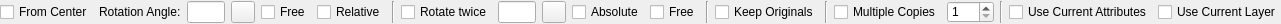
<?xml version="1.0" encoding="UTF-8"?>
<ui version="4.0">
 <class>LC_ModifyRotateOptions</class>
 <widget class="QWidget" name="LC_ModifyRotateOptions">
  <property name="geometry">
   <rect>
    <x>0</x>
    <y>0</y>
    <width>1281</width>
    <height>24</height>
   </rect>
  </property>
  <property name="sizePolicy">
   <sizepolicy hsizetype="Preferred" vsizetype="Preferred">
    <horstretch>0</horstretch>
    <verstretch>0</verstretch>
   </sizepolicy>
  </property>
  <property name="minimumSize">
   <size>
    <width>128</width>
    <height>22</height>
   </size>
  </property>
  <property name="maximumSize">
   <size>
    <width>16777215</width>
    <height>16777215</height>
   </size>
  </property>
  <property name="windowTitle">
   <string>Move Rotate Options</string>
  </property>
  <layout class="QGridLayout" name="gridLayout">
   <property name="leftMargin">
    <number>0</number>
   </property>
   <property name="topMargin">
    <number>1</number>
   </property>
   <property name="rightMargin">
    <number>0</number>
   </property>
   <property name="bottomMargin">
    <number>1</number>
   </property>
   <item row="0" column="20">
    <spacer name="horizontalSpacer">
     <property name="orientation">
      <enum>Qt::Horizontal</enum>
     </property>
     <property name="sizeHint" stdset="0">
      <size>
       <width>0</width>
       <height>20</height>
      </size>
     </property>
    </spacer>
   </item>
   <item row="0" column="16">
    <widget class="QSpinBox" name="sbNumberOfCopies">
     <property name="toolTip">
      <string>Number of copies</string>
     </property>
     <property name="minimum">
      <number>1</number>
     </property>
     <property name="maximum">
      <number>100</number>
     </property>
    </widget>
   </item>
   <item row="0" column="6">
    <widget class="Line" name="line_2">
     <property name="frameShadow">
      <enum>QFrame::Sunken</enum>
     </property>
     <property name="lineWidth">
      <number>1</number>
     </property>
     <property name="orientation">
      <enum>Qt::Vertical</enum>
     </property>
    </widget>
   </item>
   <item row="0" column="18">
    <widget class="QCheckBox" name="cbCurrentAttr">
     <property name="toolTip">
      <string>If checked, current attributes will be applied to created entities, othewise original ones will be used. </string>
     </property>
     <property name="text">
      <string>Use Current Attributes</string>
     </property>
    </widget>
   </item>
   <item row="0" column="14">
    <widget class="Line" name="line_3">
     <property name="orientation">
      <enum>Qt::Vertical</enum>
     </property>
    </widget>
   </item>
   <item row="0" column="2">
    <widget class="QLineEdit" name="leAngle">
     <property name="sizePolicy">
      <sizepolicy hsizetype="Preferred" vsizetype="Preferred">
       <horstretch>0</horstretch>
       <verstretch>0</verstretch>
      </sizepolicy>
     </property>
     <property name="maximumSize">
      <size>
       <width>60</width>
       <height>16777215</height>
      </size>
     </property>
     <property name="toolTip">
      <string>Angle to rotate entity around rotation center point</string>
     </property>
    </widget>
   </item>
   <item row="0" column="12">
    <widget class="Line" name="line">
     <property name="frameShadow">
      <enum>QFrame::Sunken</enum>
     </property>
     <property name="lineWidth">
      <number>1</number>
     </property>
     <property name="midLineWidth">
      <number>0</number>
     </property>
     <property name="orientation">
      <enum>Qt::Vertical</enum>
     </property>
    </widget>
   </item>
   <item row="0" column="3">
    <widget class="QToolButton" name="tbPickAngle">
     <property name="toolTip">
      <string>Pick rotation angle from drawing</string>
     </property>
     <property name="text">
      <string/>
     </property>
     <property name="icon">
      <iconset resource="../../../../res/icons/icons.qrc">
       <normaloff>:/icons/interactive_pick_angle.lci</normaloff>:/icons/interactive_pick_angle.lci</iconset>
     </property>
    </widget>
   </item>
   <item row="0" column="15">
    <widget class="QCheckBox" name="cbMultipleCopies">
     <property name="toolTip">
      <string>Multiple copies will be created if checked.</string>
     </property>
     <property name="text">
      <string>Multiple Copies</string>
     </property>
    </widget>
   </item>
   <item row="0" column="10">
    <widget class="QCheckBox" name="cbAbsoluteRefAngle">
     <property name="toolTip">
      <string>If absolute, reference point will be rotated but entity will be rotated by second angle only, otherwise angles will summ up</string>
     </property>
     <property name="text">
      <string>Absolute</string>
     </property>
    </widget>
   </item>
   <item row="0" column="9">
    <widget class="QToolButton" name="tbPickAngle2">
     <property name="toolTip">
      <string>Pick second rotation angle from drawing</string>
     </property>
     <property name="text">
      <string/>
     </property>
     <property name="icon">
      <iconset resource="../../../../res/icons/icons.qrc">
       <normaloff>:/icons/interactive_pick_angle.lci</normaloff>:/icons/interactive_pick_angle.lci</iconset>
     </property>
    </widget>
   </item>
   <item row="0" column="13">
    <widget class="QCheckBox" name="cbKeepOriginals">
     <property name="toolTip">
      <string>If checked, original entities will be survive, otherwise they will be removed.</string>
     </property>
     <property name="text">
      <string>Keep Originals</string>
     </property>
    </widget>
   </item>
   <item row="0" column="7">
    <widget class="QCheckBox" name="cbTwoRotations">
     <property name="toolTip">
      <string>If checked, second rotation is around reference point</string>
     </property>
     <property name="text">
      <string>Rotate twice</string>
     </property>
    </widget>
   </item>
   <item row="0" column="19">
    <widget class="QCheckBox" name="cbCurrentLayer">
     <property name="toolTip">
      <string>If checked, new enties will be placed on current layer, otherwise they will be in original layers.</string>
     </property>
     <property name="text">
      <string>Use Current Layer</string>
     </property>
    </widget>
   </item>
   <item row="0" column="11">
    <widget class="QCheckBox" name="cbFreeRefAngle">
     <property name="toolTip">
      <string>Free selection of factor should be performed by mouse if checked.</string>
     </property>
     <property name="text">
      <string>Free</string>
     </property>
    </widget>
   </item>
   <item row="0" column="17">
    <widget class="Line" name="line_4">
     <property name="orientation">
      <enum>Qt::Vertical</enum>
     </property>
    </widget>
   </item>
   <item row="0" column="1">
    <widget class="QLabel" name="label">
     <property name="text">
      <string>Rotation Angle:</string>
     </property>
    </widget>
   </item>
   <item row="0" column="4">
    <widget class="QCheckBox" name="cbFreeAngle">
     <property name="toolTip">
      <string>Specifies whether angle is defined by entered value or by mouse position</string>
     </property>
     <property name="text">
      <string>Free</string>
     </property>
    </widget>
   </item>
   <item row="0" column="8">
    <widget class="QLineEdit" name="leAngle2">
     <property name="maximumSize">
      <size>
       <width>60</width>
       <height>16777215</height>
      </size>
     </property>
     <property name="toolTip">
      <string>Angle for additional rotation around refrence point</string>
     </property>
    </widget>
   </item>
   <item row="0" column="5">
    <widget class="QCheckBox" name="cbRelativeAngle">
     <property name="toolTip">
      <string>If selected, rotation angle is defined as relative angle to reference point, instead of absolute angle.</string>
     </property>
     <property name="text">
      <string>Relative</string>
     </property>
    </widget>
   </item>
   <item row="0" column="0">
    <widget class="QCheckBox" name="cbCenterPointFirst">
     <property name="toolTip">
      <string>If selected, first it is necessary to specify center point. Otherwise - reference point. </string>
     </property>
     <property name="text">
      <string>From Center</string>
     </property>
    </widget>
   </item>
  </layout>
 </widget>
 <tabstops>
  <tabstop>leAngle</tabstop>
  <tabstop>cbFreeAngle</tabstop>
  <tabstop>cbTwoRotations</tabstop>
  <tabstop>leAngle2</tabstop>
  <tabstop>cbFreeRefAngle</tabstop>
  <tabstop>cbKeepOriginals</tabstop>
  <tabstop>cbMultipleCopies</tabstop>
  <tabstop>sbNumberOfCopies</tabstop>
  <tabstop>cbCurrentAttr</tabstop>
  <tabstop>cbCurrentLayer</tabstop>
 </tabstops>
 <resources>
  <include location="../../../../res/icons/icons.qrc"/>
 </resources>
 <connections/>
</ui>
